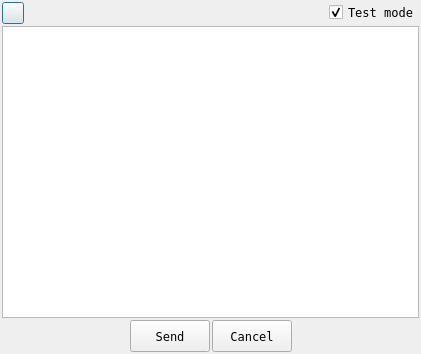
<?xml version="1.0" encoding="UTF-8"?>
<ui version="4.0">
 <class>QiwiPostSendPackages</class>
 <widget class="QDialog" name="QiwiPostSendPackages">
  <property name="geometry">
   <rect>
    <x>0</x>
    <y>0</y>
    <width>421</width>
    <height>354</height>
   </rect>
  </property>
  <property name="font">
   <font>
    <family>DejaVu Sans Mono</family>
   </font>
  </property>
  <property name="windowTitle">
   <string>Send packages</string>
  </property>
  <layout class="QVBoxLayout" name="verticalLayout">
   <property name="spacing">
    <number>2</number>
   </property>
   <property name="margin">
    <number>2</number>
   </property>
   <item>
    <layout class="QHBoxLayout" name="horizontalLayout">
     <property name="spacing">
      <number>2</number>
     </property>
     <item>
      <widget class="QPushButton" name="pbRefresh">
       <property name="minimumSize">
        <size>
         <width>22</width>
         <height>22</height>
        </size>
       </property>
       <property name="maximumSize">
        <size>
         <width>22</width>
         <height>22</height>
        </size>
       </property>
       <property name="text">
        <string/>
       </property>
       <property name="icon">
        <iconset resource="resource.qrc">
         <normaloff>:/internal/images/16x16/arrow_rotate_clockwise.png</normaloff>:/internal/images/16x16/arrow_rotate_clockwise.png</iconset>
       </property>
      </widget>
     </item>
     <item>
      <spacer name="horizontalSpacer">
       <property name="orientation">
        <enum>Qt::Horizontal</enum>
       </property>
       <property name="sizeHint" stdset="0">
        <size>
         <width>40</width>
         <height>20</height>
        </size>
       </property>
      </spacer>
     </item>
     <item>
      <widget class="QCheckBox" name="chbTestMode">
       <property name="text">
        <string>Test mode</string>
       </property>
       <property name="checked">
        <bool>true</bool>
       </property>
      </widget>
     </item>
    </layout>
   </item>
   <item>
    <widget class="QTableWidget" name="twPackages">
     <property name="selectionMode">
      <enum>QAbstractItemView::SingleSelection</enum>
     </property>
     <property name="selectionBehavior">
      <enum>QAbstractItemView::SelectRows</enum>
     </property>
     <property name="gridStyle">
      <enum>Qt::DashLine</enum>
     </property>
    </widget>
   </item>
   <item>
    <layout class="QHBoxLayout" name="horizontalLayout_2">
     <property name="spacing">
      <number>2</number>
     </property>
     <item>
      <spacer name="horizontalSpacer_3">
       <property name="orientation">
        <enum>Qt::Horizontal</enum>
       </property>
       <property name="sizeHint" stdset="0">
        <size>
         <width>40</width>
         <height>20</height>
        </size>
       </property>
      </spacer>
     </item>
     <item>
      <widget class="QPushButton" name="pbSend">
       <property name="minimumSize">
        <size>
         <width>0</width>
         <height>32</height>
        </size>
       </property>
       <property name="maximumSize">
        <size>
         <width>16777215</width>
         <height>32</height>
        </size>
       </property>
       <property name="text">
        <string>Send</string>
       </property>
      </widget>
     </item>
     <item>
      <widget class="QPushButton" name="pbCancel">
       <property name="minimumSize">
        <size>
         <width>0</width>
         <height>32</height>
        </size>
       </property>
       <property name="maximumSize">
        <size>
         <width>16777215</width>
         <height>32</height>
        </size>
       </property>
       <property name="text">
        <string>Cancel</string>
       </property>
      </widget>
     </item>
     <item>
      <spacer name="horizontalSpacer_2">
       <property name="orientation">
        <enum>Qt::Horizontal</enum>
       </property>
       <property name="sizeHint" stdset="0">
        <size>
         <width>40</width>
         <height>20</height>
        </size>
       </property>
      </spacer>
     </item>
    </layout>
   </item>
  </layout>
 </widget>
 <resources>
  <include location="resource.qrc"/>
 </resources>
 <connections>
  <connection>
   <sender>pbCancel</sender>
   <signal>clicked()</signal>
   <receiver>QiwiPostSendPackages</receiver>
   <slot>reject()</slot>
   <hints>
    <hint type="sourcelabel">
     <x>249</x>
     <y>334</y>
    </hint>
    <hint type="destinationlabel">
     <x>210</x>
     <y>176</y>
    </hint>
   </hints>
  </connection>
 </connections>
</ui>
